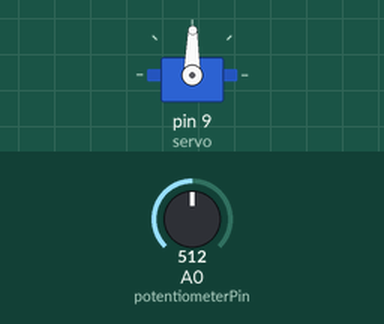
Simulated run of this sketch. Board: Arduino Uno, built with avr-gcc and run on an emulated ATmega328P. Parts: servo. The inputs (shaded band) are chosen by the test bench; at power-on: A0 (potentiometerPin) = 512.

Above: at 1.2 s.
1.3 s: A0 (potentiometerPin) set to 716
At 2.5 s:
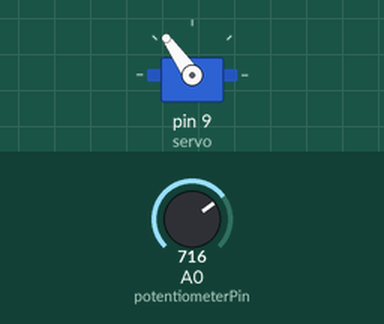
2.8 s: A0 (potentiometerPin) set to 900
At 3.3 s:
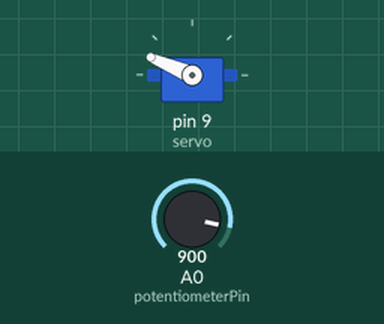
4.3 s: A0 (potentiometerPin) set to 1023
At 4.7 s:
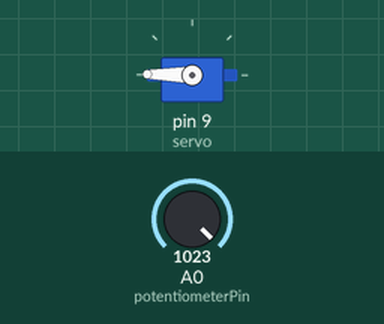
5.8 s: A0 (potentiometerPin) set to 306
At 6.8 s:
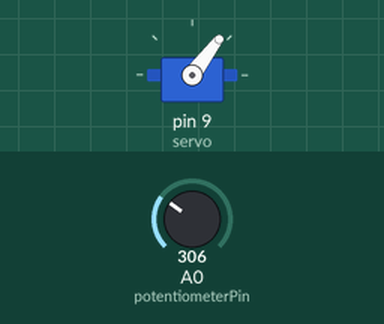
7.3 s: A0 (potentiometerPin) set to 122
At 8.2 s:
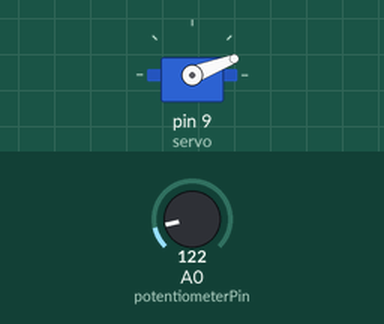
8.8 s: A0 (potentiometerPin) set to 511
At 9.1 s:
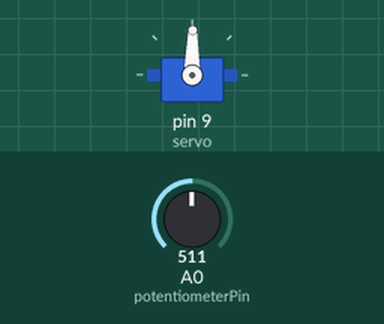
Timing chart, 0 to 11.3 s (numbered marks = the images above; inputs shaded):
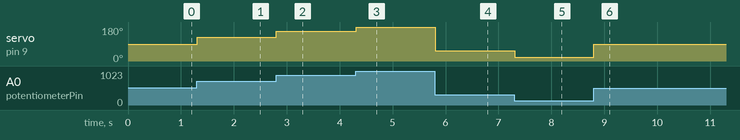

The sketch:

Move_Servo.ino
```cpp
#include <Servo.h>

// 可変抵抗器に接続したアナログピンの番号
const int potentiometerPin = 0;

// サーボ
Servo servo;

void setup() {
  // サーボを使用するピンとしてデジタルピンの9 番をセット
  servo.attach(9);
}

void loop() {
  // 可変抵抗器の値を読み取る
  int value = analogRead(potentiometerPin);

  // 読み取った値を0から179までにスケーリング
  int angle = map(value, 0, 1023, 0, 179);

  // サーボの角度をセット
  servo.write(angle);

  // サーボが指定した角度まで動く間待つ
  delay(15);
}
```

Measured:
- after the input at 1.3 s, servo on pin 9 (servo): 89° → 125° at once
- after the input at 2.8 s, servo on pin 9 (servo): 125° → 157° at once
- after the input at 4.3 s, servo on pin 9 (servo): 157° → 179° at once
- after the input at 5.8 s, servo on pin 9 (servo): 179° → 53° at once
- after the input at 7.3 s, servo on pin 9 (servo): 53° → 21° at once
- after the input at 8.8 s, servo on pin 9 (servo): 21° → 89° at once
